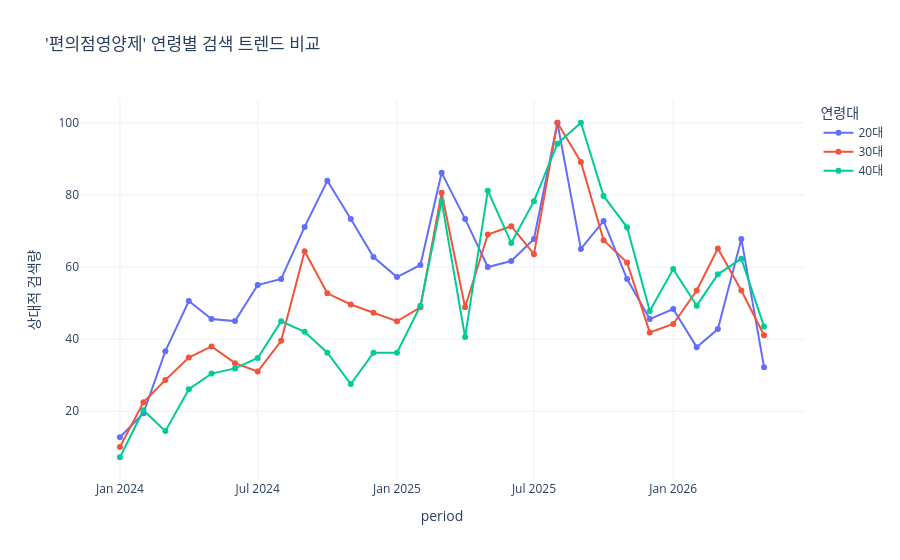

Source (notebook cell):
### Code cell
import urllib.request
import json
import pandas as pd
import plotly.express as px

client_id = "iQYuA4jIAZWE78ZCH4p9" 
client_secret = "7MP3lY3dzz"
url = "https://openapi.naver.com/v1/datalab/search"

# 1. 분석 설정
target_kw = "편의점영양제" # 가장 핵심인 키워드 하나를 기준으로 연령 비교
age_dict = {'20대': ['3', '4'], '30대': ['5', '6'], '40대': ['7', '8']}
all_data = []

# 2. 연령별 루프 실행 (연령별로 API를 따로 호출하여 수집)
for age_name, age_codes in age_dict.items():
    body = {
        "startDate": "2024-01-01",
        "endDate": "2026-05-14",
        "timeUnit": "month",
        "keywordGroups": [{"groupName": target_kw, "keywords": [target_kw]}],
        "ages": age_codes
    }
    
    request = urllib.request.Request(url)
    request.add_header("X-Naver-Client-Id", client_id)
    request.add_header("X-Naver-Client-Secret", client_secret)
    request.add_header("Content-Type", "application/json")
    
    response = urllib.request.urlopen(request, data=json.dumps(body).encode("utf-8"))
    res_data = json.loads(response.read())
    
    # 데이터 정리
    for item in res_data['results'][0]['data']:
        all_data.append({
            'period': item['period'],
            'ratio': item['ratio'],
            'age_group': age_name
        })

# 3. 데이터프레임 통합
df_age2 = pd.DataFrame(all_data)

# 🎯 [CSV 저장 로직] 독립된 CSV 파일로 저장하기
# -----------------------------------------------------------
file_name = "편의점영양제_연령별_검색트랜드.csv"
df_age2.to_csv(file_name, index=False, encoding="utf-8-sig")
print(f"💾 {file_name} 파일이 성공적으로 저장되었습니다!")
# -----------------------------------------------------------


# 4. 시각화 (연령별 비교)
fig = px.line(df_age2, x='period', y='ratio', color='age_group',
              title=f"'{target_kw}' 연령별 검색 트렌드 비교",
              labels={'ratio': '상대적 검색량', 'age_group': '연령대'},
              markers=True, template='plotly_white')

fig.show()

### Figure 1 — Plotly figure (JSON) as saved in the notebook; plotly's stock layout.template omitted (floating-point values rounded to 4 significant figures)
{"data": [{"hovertemplate": "연령대=20대<br>period=%{x}<br>상대적 검색량=%{y}<extra></extra>", "legendgroup": "20대", "line": {"color": "#636efa", "dash": "solid"}, "marker": {"symbol": "circle"}, "mode": "lines+markers", "name": "20대", "orientation": "v", "showlegend": true, "type": "scatter", "x": ["2024-01-01", "2024-02-01", "2024-03-01", "2024-04-01", "2024-05-01", "2024-06-01", "2024-07-01", "2024-08-01", "2024-09-01", "2024-10-01", "2024-11-01", "2024-12-01", "2025-01-01", "2025-02-01", "2025-03-01", "2025-04-01", "2025-05-01", "2025-06-01", "2025-07-01", "2025-08-01", "2025-09-01", "2025-10-01", "2025-11-01", "2025-12-01", "2026-01-01", "2026-02-01", "2026-03-01", "2026-04-01", "2026-05-01"], "xaxis": "x", "y": [12.78, 19.44, 36.67, 50.56, 45.56, 45.0, 55.0, 56.67, 71.11, 83.89, 73.33, 62.78, 57.22, 60.56, 86.11, 73.33, 60.0, 61.67, 67.78, 100.0, 65.0, 72.78, 56.67, 45.56, 48.33, 37.78, 42.78, 67.78, 32.22], "yaxis": "y"}, {"hovertemplate": "연령대=30대<br>period=%{x}<br>상대적 검색량=%{y}<extra></extra>", "legendgroup": "30대", "line": {"color": "#EF553B", "dash": "solid"}, "marker": {"symbol": "circle"}, "mode": "lines+markers", "name": "30대", "orientation": "v", "showlegend": true, "type": "scatter", "x": ["2024-01-01", "2024-02-01", "2024-03-01", "2024-04-01", "2024-05-01", "2024-06-01", "2024-07-01", "2024-08-01", "2024-09-01", "2024-10-01", "2024-11-01", "2024-12-01", "2025-01-01", "2025-02-01", "2025-03-01", "2025-04-01", "2025-05-01", "2025-06-01", "2025-07-01", "2025-08-01", "2025-09-01", "2025-10-01", "2025-11-01", "2025-12-01", "2026-01-01", "2026-02-01", "2026-03-01", "2026-04-01", "2026-05-01"], "xaxis": "x", "y": [10.08, 22.48, 28.68, 34.88, 37.98, 33.33, 31.01, 39.53, 64.34, 52.71, 49.61, 47.29, 44.96, 48.84, 80.62, 48.84, 68.99, 71.32, 63.57, 100.0, 89.15, 67.44, 61.24, 41.86, 44.19, 53.49, 65.12, 53.49, 41.09], "yaxis": "y"}, {"hovertemplate": "연령대=40대<br>period=%{x}<br>상대적 검색량=%{y}<extra></extra>", "legendgroup": "40대", "line": {"color": "#00cc96", "dash": "solid"}, "marker": {"symbol": "circle"}, "mode": "lines+markers", "name": "40대", "orientation": "v", "showlegend": true, "type": "scatter", "x": ["2024-01-01", "2024-02-01", "2024-03-01", "2024-04-01", "2024-05-01", "2024-06-01", "2024-07-01", "2024-08-01", "2024-09-01", "2024-10-01", "2024-11-01", "2024-12-01", "2025-01-01", "2025-02-01", "2025-03-01", "2025-04-01", "2025-05-01", "2025-06-01", "2025-07-01", "2025-08-01", "2025-09-01", "2025-10-01", "2025-11-01", "2025-12-01", "2026-01-01", "2026-02-01", "2026-03-01", "2026-04-01", "2026-05-01"], "xaxis": "x", "y": [7.246, 20.29, 14.49, 26.09, 30.43, 31.88, 34.78, 44.93, 42.03, 36.23, 27.54, 36.23, 36.23, 49.28, 78.26, 40.58, 81.16, 66.67, 78.26, 94.2, 100.0, 79.71, 71.01, 47.83, 59.42, 49.28, 57.97, 62.32, 43.48], "yaxis": "y"}], "layout": {"legend": {"title": {"text": "연령대"}, "tracegroupgap": 0}, "title": {"text": "'편의점영양제' 연령별 검색 트렌드 비교"}, "xaxis": {"anchor": "y", "domain": [0, 1], "title": {"text": "period"}}, "yaxis": {"anchor": "x", "domain": [0, 1], "title": {"text": "상대적 검색량"}}}}
